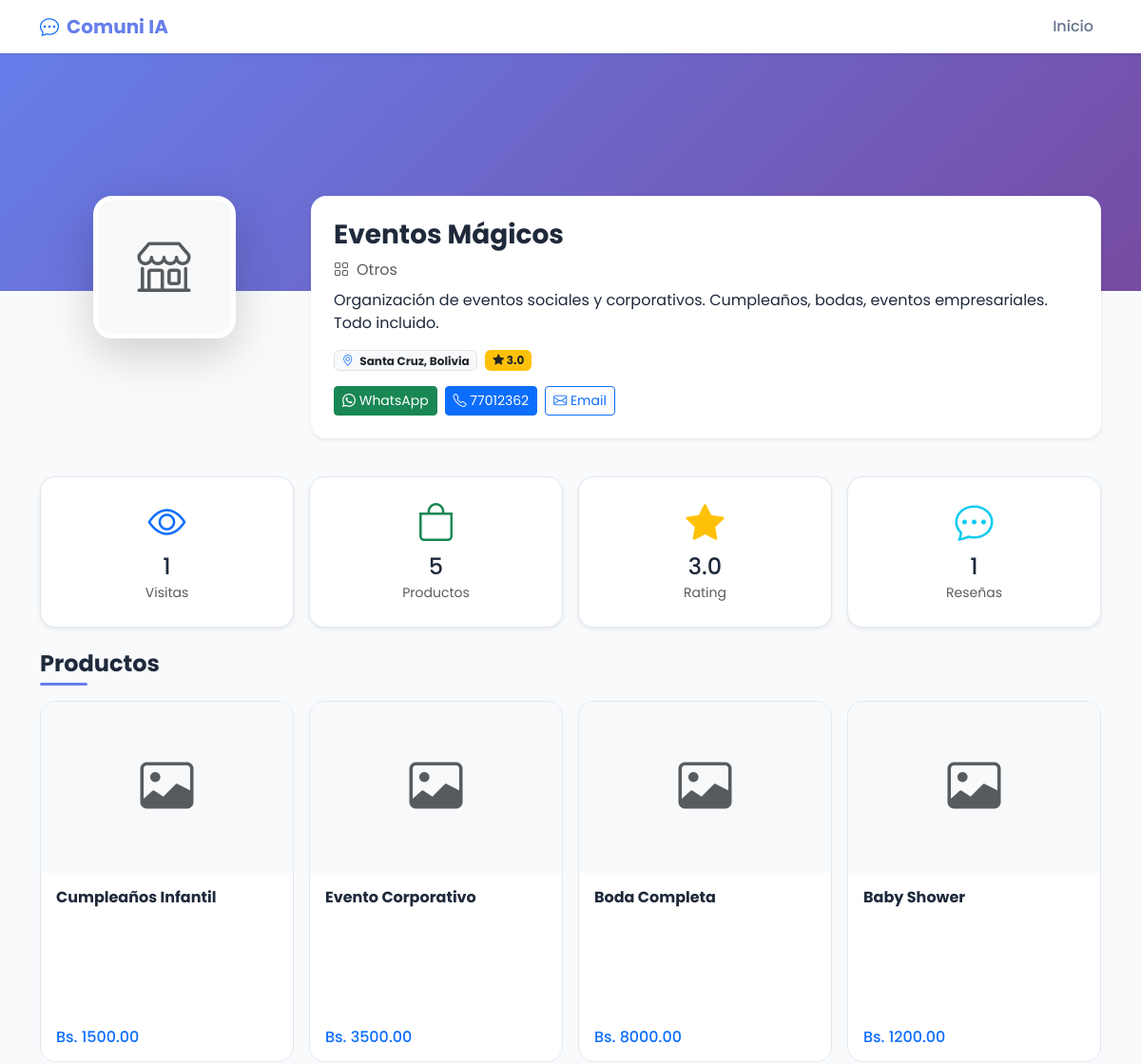
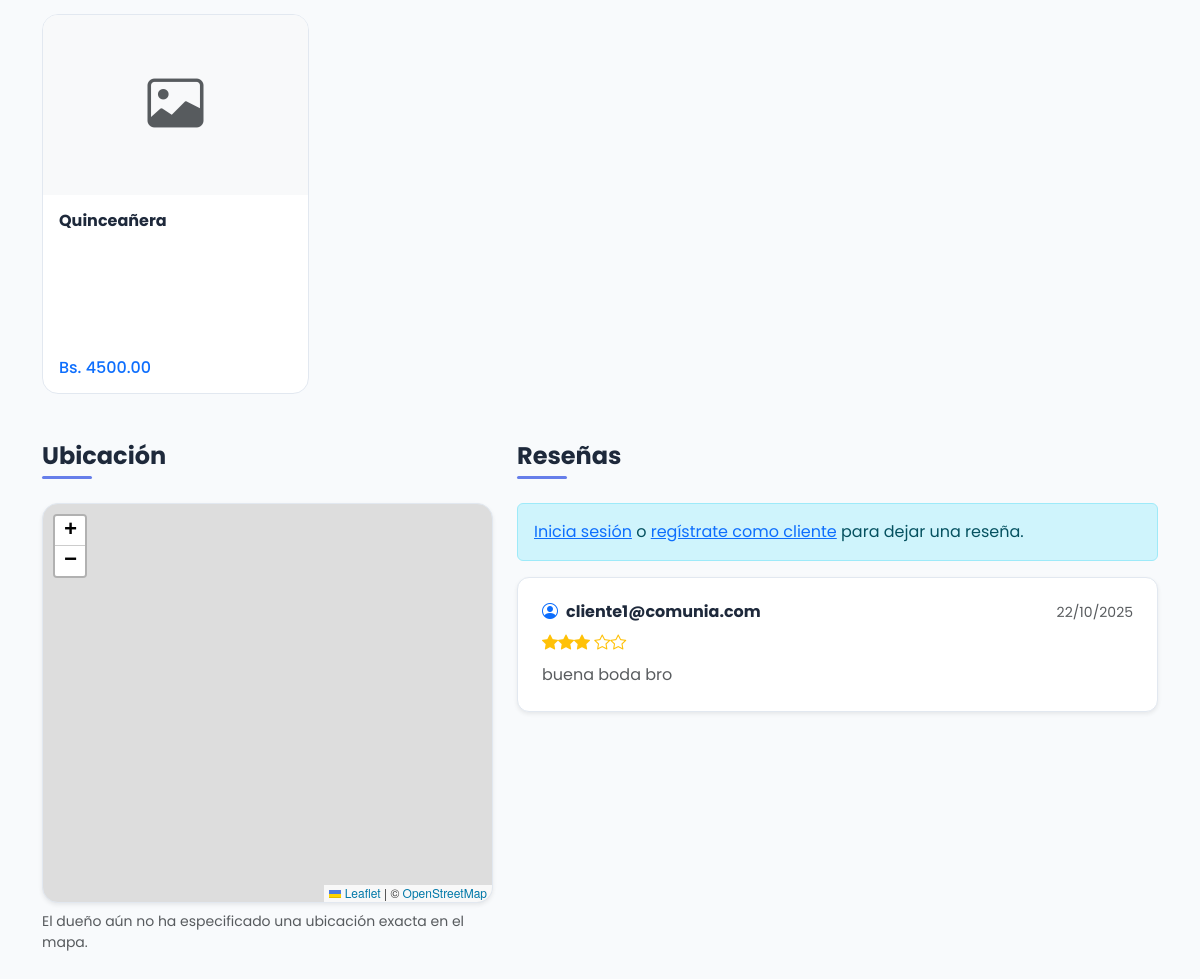
The app's page /profile/18 with its own data (2 pictures, top to bottom).
### app.py (models this page shows)
class Business(db.Model):
    __tablename__ = 'businesses'
    id = db.Column(db.Integer, primary_key=True)
    name = db.Column(db.String(160), nullable=False)
    description = db.Column(db.Text, nullable=False)
    logo = db.Column(db.String(500), nullable=True)  # Ruta relativa a static/uploads
    location = db.Column(db.String(160), nullable=False, default="Santa Cruz, Bolivia")
    category = db.Column(db.String(100), nullable=False, default="Servicios")
    phone = db.Column(db.String(20), nullable=True)
    latitude = db.Column(db.Float, nullable=True)
    longitude = db.Column(db.Float, nullable=True)
    email = db.Column(db.String(120), nullable=True)
    whatsapp = db.Column(db.String(20), nullable=True)
    reviews = db.relationship('Review', backref='business', lazy=True, cascade="all, delete-orphan")
    products = db.relationship('Product', backref='business', lazy=True, cascade="all, delete-orphan")
    favorited_by = db.relationship('User', secondary=favorites, lazy='subquery', backref=db.backref('favorite_businesses', lazy=True))
    viewed_by = db.relationship('User', secondary=business_views, lazy='subquery', backref=db.backref('viewed_businesses', lazy=True))

class Product(db.Model):
    __tablename__ = 'products'
    id = db.Column(db.Integer, primary_key=True)
    business_id = db.Column(db.Integer, db.ForeignKey('businesses.id'), nullable=False)
    name = db.Column(db.String(160), nullable=False)
    description = db.Column(db.Text, nullable=True)  # Descripción detallada del producto
    price = db.Column(db.Float, nullable=False)
    image_url = db.Column(db.String(500), nullable=True)  # Ruta relativa a static/uploads

class Review(db.Model):
    __tablename__ = 'reviews'
    id = db.Column(db.Integer, primary_key=True)
    business_id = db.Column(db.Integer, db.ForeignKey('businesses.id'), nullable=False)
    author = db.Column(db.String(120), nullable=False)
    rating = db.Column(db.Integer, nullable=False)
    comment = db.Column(db.Text, nullable=False)
    created_at = db.Column(db.DateTime, default=db.func.now())
    def to_dict(self):
        return {
            'id': self.id,
            'author': self.author,
            'rating': self.rating,
            'comment': self.comment,
            'created_at': self.created_at.strftime('%d/%m/%Y') if self.created_at else None
        }

### app.py (the view, shortened to what this page needs)
@app.route('/profile/<int:id>', strict_slashes=False)
def profile(id):
    business = Business.query.get_or_404(id)
    products = Product.query.filter_by(business_id=id).all()
    reviews_query = Review.query.filter_by(business_id=id).order_by(Review.created_at.desc()).all()
    avg_rating = db.session.query(db.func.avg(Review.rating)).filter_by(business_id=id).scalar() or 0
    is_owner = False
    is_favorited = False
    view_count = len(business.viewed_by)
    return render_template('profile.html', business=business, products=products,
                         reviews=[r.to_dict() for r in reviews_query],
                         avg_rating=round(avg_rating, 1), view_count=view_count,
                         is_owner=is_owner,
                         is_favorited=is_favorited)

### templates/profile.html (shortened to what this page needs)
<!doctype html>
<html lang="es">
<head>
  <link href="https://cdn.jsdelivr.net/npm/bootstrap@5.3.3/dist/css/bootstrap.min.css" rel="stylesheet"/>
  <link rel="stylesheet" href="https://cdn.jsdelivr.net/npm/bootstrap-icons@1.11.3/font/bootstrap-icons.css">
  <link rel="stylesheet" href="https://unpkg.com/leaflet@1.9.4/dist/leaflet.css"/>
  <link href="{{ url_for('static', filename='css/styles.css') }}" rel="stylesheet"/>
</head>
<body data-business-id="{{ business.id }}" data-is-owner="{{ 'true' if is_owner else 'false' }}" data-latitude="{{ business.latitude or '' }}" data-longitude="{{ business.longitude or '' }}">
<nav class="navbar navbar-expand-lg navbar-light bg-white shadow-sm sticky-top">
  <div class="container">
    <a class="navbar-brand fw-bold" href="{{ url_for('home') }}">
      <i class="bi bi-chat-dots text-primary me-2"></i>Comuni IA
    </a>
    <div class="collapse navbar-collapse" id="navbarNavProfile">
      <ul class="navbar-nav ms-auto align-items-lg-center">
        <li class="nav-item"><a href="{{ url_for('home') }}" class="nav-link">Inicio</a></li>
      </ul>
    </div>
  </div>
</nav>
<div class="profile-banner" style="background-image: linear-gradient(135deg, #667eea 0%, #764ba2 100%);"></div>
<div class="container pb-5">
  <div class="profile-header">
    <div class="row">
      <div class="col-md-3 text-center mb-3 position-relative">
        {% if business.logo %}
        <img src="{{ url_for('static', filename='uploads/' + business.logo) }}" class="profile-avatar shadow-lg mx-auto">
        {% else %}
        <div class="profile-avatar shadow-lg mx-auto d-flex align-items-center justify-content-center bg-light">
          <i class="bi bi-shop display-4 text-muted"></i>
        </div>
        {% endif %}
      </div>
      <div class="col-md-9">
        <div class="bg-white rounded-4 shadow-sm p-4 h-100">
          <div class="d-flex justify-content-between align-items-start">
            <div>
              <h1 class="h3 fw-bold mb-2">{{ business.name }}</h1>
            </div>
          </div>
          <p class="text-muted mb-2"><i class="bi bi-grid me-2"></i>{{ business.category }}</p>
          <p class="mb-3">{{ business.description }}</p>
          <div class="d-flex gap-2 flex-wrap mb-3">
            <span class="badge bg-light text-dark border"><i class="bi bi-geo-alt text-primary me-1"></i> {{ business.location }}</span>
            <span class="badge bg-warning text-dark"><i class="bi bi-star-fill"></i> {{ avg_rating if avg_rating > 0 else 'Nuevo' }}</span>
          </div>
          <div class="d-flex gap-2 flex-wrap">
            {% if business.whatsapp %}
            <a href="https://wa.me/{{ business.whatsapp }}" target="_blank" class="btn btn-success btn-sm">
              <i class="bi bi-whatsapp"></i> WhatsApp
            </a>
            {% endif %}
            {% if business.phone %}
            <a href="tel:{{ business.phone }}" class="btn btn-primary btn-sm">
              <i class="bi bi-telephone"></i> {{ business.phone }}
            </a>
            {% endif %}
            {% if business.email %}
            <a href="mailto:{{ business.email }}" class="btn btn-outline-primary btn-sm">
              <i class="bi bi-envelope"></i> Email
            </a>
            {% endif %}
          </div>
        </div>
      </div>
    </div>
  </div>
  <div class="row g-3 my-4">
    <div class="col-md-3 col-6">
      <div class="stats-box shadow-sm">
        <i class="bi bi-eye display-6 text-primary"></i>
        <h4 class="mt-2 mb-0">{{ view_count }}</h4>
        <small class="text-muted">Visitas</small>
      </div>
    </div>
    <div class="col-md-3 col-6">
      <div class="stats-box shadow-sm">
        <i class="bi bi-bag display-6 text-success"></i>
        <h4 class="mt-2 mb-0">{{ products|length }}</h4>
        <small class="text-muted">Productos</small>
      </div>
    </div>
    <div class="col-md-3 col-6">
      <div class="stats-box shadow-sm">
        <i class="bi bi-star-fill display-6 text-warning"></i>
        <h4 class="mt-2 mb-0">{{ avg_rating if avg_rating > 0 else 'N/A' }}</h4>
        <small class="text-muted">Rating</small>
      </div>
    </div>
    <div class="col-md-3 col-6">
      <div class="stats-box shadow-sm">
        <i class="bi bi-chat-dots display-6 text-info"></i>
        <h4 class="mt-2 mb-0">{{ reviews|length }}</h4>
        <small class="text-muted">Reseñas</small>
      </div>
    </div>
  </div>
  <section class="mb-5">
    <div class="d-flex justify-content-between align-items-center mb-3">
      <h2 class="section-title mb-0">Productos</h2>
    </div>
    <div id="products-list" class="row g-3">
      {% if products %}
        {% for product in products %}
        <div class="col-lg-3 col-md-4 col-sm-6 col-12">
          <div class="product-card-new" data-product-id="{{ product.id }}">
            <div class="product-card-inner">
              <div class="product-card-front">
                {% if product.image_url %}
                <img src="{{ url_for('static', filename='uploads/' + product.image_url) }}" class="product-img-new">
                {% else %}
                <div class="product-img-new bg-light d-flex align-items-center justify-content-center">
                  <i class="bi bi-image display-4 text-muted"></i>
                </div>
                {% endif %}
                <div class="p-3">
                  <h6 class="fw-bold mb-2">{{ product.name }}</h6>
                  <div class="d-flex justify-content-between align-items-center">
                    <span class="h6 text-primary mb-0">Bs. {{ "%.2f"|format(product.price) }}</span>
                  </div>
                </div>
              </div>
              <div class="product-card-back">
                <div class="d-flex justify-content-between align-items-start mb-3">
                  <h6 class="fw-bold mb-0">{{ product.name }}</h6>
                </div>
                <div class="product-description small">
                  {% if product.description %}
                  <p class="mb-3">{{ product.description }}</p>
                  {% else %}
                  <p class="text-muted">Sin descripción disponible</p>
                  {% endif %}
                </div>
                <div class="mt-auto">
                  <div class="d-flex justify-content-between align-items-center">
                    <span class="h6 text-primary mb-0">Bs. {{ "%.2f"|format(product.price) }}</span>
                  </div>
                </div>
              </div>
            </div>
          </div>
        </div>
        {% endfor %}
      {% else %}
      <div class="col-12 text-center py-5">
        <i class="bi bi-bag-x display-1 text-muted"></i>
        <h5 class="mt-3">No hay productos</h5>
        <p class="text-muted">{% if is_owner %}Agrega tu primer producto{% else %}Este negocio no tiene productos aún{% endif %}</p>
      </div>
      {% endif %}
    </div>
  </section>
  <section class="mt-5">
    <div class="row g-4">
      <div class="col-lg-5">
        <h2 class="section-title">Ubicación</h2>
        <div id="profileMap" class="map-container shadow-sm"></div>
        {% if not business.latitude or not business.longitude %}
        <p class="text-muted mt-2 small">El dueño aún no ha especificado una ubicación exacta en el mapa.</p>
        {% endif %}
      </div>
      <div class="col-lg-7">
        <h2 class="section-title">Reseñas</h2>
        {% if session.user_id and not is_owner %}
        <div class="card shadow-sm mb-4">
          <div class="card-body p-4">
            <h5 class="card-title">Deja tu opinión</h5>
            <form id="reviewForm">
              <div class="mb-3">
                <label class="form-label">Calificación</label>
                <div id="ratingStars" class="text-warning" style="cursor: pointer; font-size: 1.5rem;">
                  <i class="bi bi-star" data-value="1"></i>
                  <i class="bi bi-star" data-value="2"></i>
                  <i class="bi bi-star" data-value="3"></i>
                  <i class="bi bi-star" data-value="4"></i>
                  <i class="bi bi-star" data-value="5"></i>
                </div>
                <input type="hidden" name="rating" id="ratingInput" required>
              </div>
              <div class="mb-3">
                <label for="comment" class="form-label">Comentario</label>
                <textarea class="form-control" id="comment" name="comment" rows="3" required></textarea>
              </div>
              <button type="submit" class="btn btn-primary">Enviar Reseña</button>
            </form>
          </div>
        </div>
        {% elif not session.user_id %}
        <div class="alert alert-info">
          <a href="{{ url_for('login', next=request.url) }}">Inicia sesión</a> o
          <a href="{{ url_for('register_client') }}">regístrate como cliente</a> para dejar una reseña.
        </div>
        {% endif %}
        <div id="reviews-list">
          {% if reviews %}
            {% for review in reviews %}
            <div class="review-box shadow-sm mb-3">
              <div class="d-flex justify-content-between mb-2">
                <h6 class="fw-bold mb-0"><i class="bi bi-person-circle text-primary me-2"></i>{{ review.author }}</h6>
                <small class="text-muted">{{ review.created_at }}</small>
              </div>
              <div class="text-warning mb-2">
                {% for i in range(review.rating) %}<i class="bi bi-star-fill"></i>{% endfor %}
                {% for i in range(5 - review.rating) %}<i class="bi bi-star"></i>{% endfor %}
              </div>
              <p class="text-muted mb-0">{{ review.comment }}</p>
            </div>
            {% endfor %}
          {% else %}
          <div class="col-12 text-center py-5">
            <i class="bi bi-star display-1 text-muted"></i>
            <h5 class="mt-3">Sin reseñas</h5>
            <p class="text-muted">Sé el primero en dejar una reseña.</p>
          </div>
          {% endif %}
        </div>
      </div>
    </div>
  </section>
</div>
</body>
</html>

### static/css/styles.css (style rules this page uses)
:root { --primary-color: #667eea; --secondary-color: #764ba2; --text-dark: #1e293b; --text-light: #64748b; --bg-light: #f8fafc; --white: #ffffff; --border-color: #e2e8f0; --shadow: 0 4px 6px -1px rgba(0, 0, 0, 0.1), 0 2px 4px -2px rgba(0, 0, 0, 0.1); --shadow-lg: 0 10px 15px -3px rgba(0, 0, 0, 0.1), 0 4px 6px -4px rgba(0, 0, 0, 0.1); }
body { font-family: 'Poppins', sans-serif; background-color: var(--bg-light); color: var(--text-dark); }
.navbar { background-color: var(--white) !important; box-shadow: var(--shadow); }
.navbar-brand { font-weight: bold; color: var(--primary-color) !important; }
.nav-link { color: var(--text-light) !important; font-weight: 500; transition: color 0.3s ease; }
.profile-banner { height: 250px; position: relative; }
.profile-header { margin-top: -100px; position: relative; z-index: 10; }
.profile-avatar { width: 150px; height: 150px; border-radius: 20px; border: 5px solid var(--white); object-fit: cover; background: var(--white); }
.stats-box { background: var(--white); border: 1px solid var(--border-color); border-radius: 16px; padding: 1.5rem; text-align: center; transition: transform 0.3s ease, box-shadow 0.3s ease; }
.section-title { font-size: 1.5rem; font-weight: 700; color: var(--text-dark); margin-bottom: 1.5rem; position: relative; padding-bottom: 0.5rem; }
.section-title::after { content: ''; position: absolute; bottom: 0; left: 0; width: 50px; height: 3px; background: var(--primary-color); border-radius: 2px; }
.product-card-new { border-radius: 16px; position: relative; height: 380px; perspective: 1000px; }
.product-card-inner { position: relative; width: 100%; height: 100%; transition: transform 0.8s; transform-style: preserve-3d; }
.product-card-front, .product-card-back { position: absolute; width: 100%; height: 100%; -webkit-backface-visibility: hidden; backface-visibility: hidden; border-radius: 16px; border: 1px solid var(--border-color); background: var(--white); overflow: hidden; display: flex; flex-direction: column; }
.product-card-back { transform: rotateY(180deg); padding: 1.25rem; }
.product-img-new { height: 180px; object-fit: cover; width: 100%; }
.product-card-front .p-3 { flex-grow: 1; display: flex; flex-direction: column; justify-content: space-between; }
.product-description { flex-grow: 1; overflow-y: auto; margin: 1rem 0; }
.review-box { border-left: 4px solid var(--primary-color); border-radius: 12px; padding: 1.5rem; background: var(--white); border: 1px solid var(--border-color); transition: all 0.3s ease; }
.map-container { height: 400px; border-radius: 16px; z-index: 1; border: 1px solid var(--border-color); }

### records on screen
Business: name "Eventos Mágicos", category "Otros", description "Organización de eventos sociales y corporativos. Cumpleaños, bodas, eventos empresariales. Todo incluido.", location "Santa Cruz, Bolivia", phone "77012362"
Product: name "Cumpleaños Infantil", price "1500.00"
Product: name "Evento Corporativo", price "3500.00"
Product: name "Boda Completa", price "8000.00"
Product: name "Baby Shower", price "1200.00"
Product: name "Quinceañera", price "4500.00"
Review: author "cliente1@comunia.com", created_at "22/10/2025", comment "buena boda bro"

### other values on screen
{{ avg_rating if avg_rating > 0 else 'Nuevo' }} "3.0"
{{ view_count }} "1"
{{ products|length }} "5"
{{ avg_rating if avg_rating > 0 else 'N/A' }} "3.0"
{{ reviews|length }} "1"
